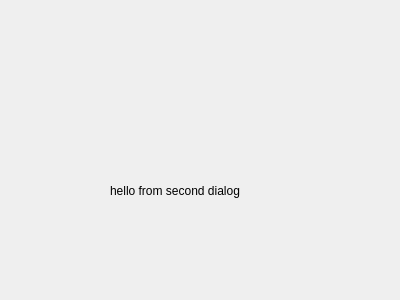
<?xml version="1.0" encoding="UTF-8"?>
<ui version="4.0">
 <class>secDialog</class>
 <widget class="QDialog" name="secDialog">
  <property name="geometry">
   <rect>
    <x>0</x>
    <y>0</y>
    <width>400</width>
    <height>300</height>
   </rect>
  </property>
  <property name="windowTitle">
   <string>Dialog</string>
  </property>
  <widget class="QLabel" name="label">
   <property name="geometry">
    <rect>
     <x>110</x>
     <y>120</y>
     <width>241</width>
     <height>141</height>
    </rect>
   </property>
   <property name="text">
    <string>hello from second dialog</string>
   </property>
  </widget>
 </widget>
 <resources/>
 <connections/>
</ui>
